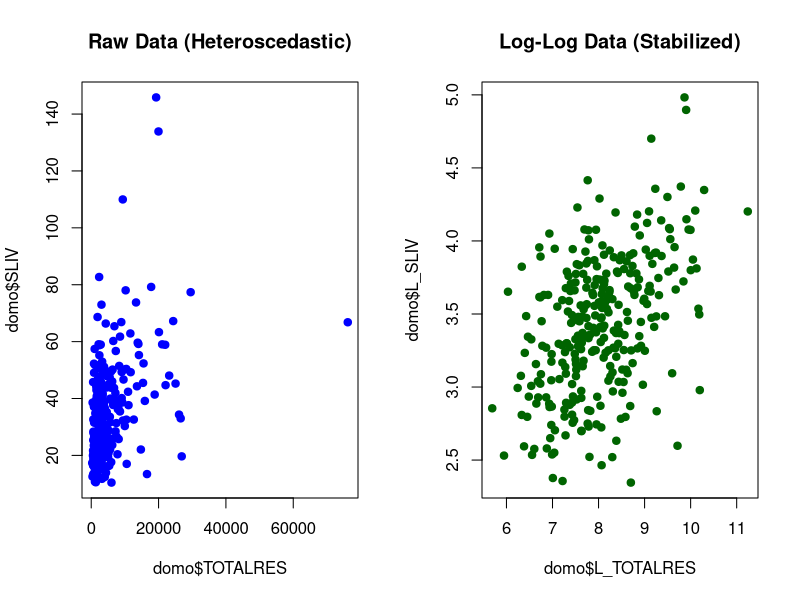

Source code (R):
# ==============================================================================
# Econometrics: Log-Log Transformation and Structural Breaks (Chow Test)
# ==============================================================================

# 1. Mocking Data (Normally this is read via read.table("house01.txt"))
# Y = SLIV (Living Area), X = TOTALRES (Total Resources), BATH = factor (1 or 2)
set.seed(123)
N <- 300
TOTALRES <- rlnorm(N, meanlog=8, sdlog=1)
BATH <- sample(c(1, 2), N, replace=TRUE)
# Creating structural difference based on BATH factor
SLIV <- ifelse(BATH == 1, 6.15 * TOTALRES^0.19, 5.67 * TOTALRES^0.22) * exp(rnorm(N, 0, 0.4))
domo <- data.frame(TOTALRES, SLIV, BATH)

# 2. Addressing Heteroscedasticity via Log-Log Transformation
# Initial raw data scatterplot shows severe right-skewness and heteroscedasticity
par(mfrow=c(1,2))
plot(domo$TOTALRES, domo$SLIV, main="Raw Data (Heteroscedastic)", pch=19, col="blue")

domo$L_TOTALRES <- log(domo$TOTALRES)
domo$L_SLIV <- log(domo$SLIV)

# Transformed data scatterplot
plot(domo$L_TOTALRES, domo$L_SLIV, main="Log-Log Data (Stabilized)", pch=19, col="darkgreen")
par(mfrow=c(1,1))

# 3. Chow Test for Structural Breaks
# Restricted Model (ignores BATH grouping)
res_restricted <- lm(L_SLIV ~ L_TOTALRES, data = domo)
RSS_r <- sum(res_restricted$residuals^2)

# Unrestricted Models (separate regressions for each BATH group)
res_bath1 <- lm(L_SLIV ~ L_TOTALRES, data = domo, subset = (BATH == 1))
res_bath2 <- lm(L_SLIV ~ L_TOTALRES, data = domo, subset = (BATH == 2))
RSS_u <- sum(res_bath1$residuals^2) + sum(res_bath2$residuals^2)

# F-Statistic Calculation
df1 <- 2               # Number of restrictions
df2 <- nrow(domo) - 4  # Degrees of freedom for denominator
F_stat <- ((RSS_r - RSS_u) / df1) / (RSS_u / df2)
p_value <- 1 - pf(F_stat, df1, df2)

cat("--- Chow Test Results ---\n")
cat("F-Statistic:", round(F_stat, 4), "\n")
cat("P-value:", signif(p_value, 5), "\n\n")

if(p_value < 0.05) {
  cat("Conclusion: Null hypothesis rejected. Structural break detected based on the BATH factor.\n")
}

# 4. Final Separate Models Summary
cat("\n--- Sub-group 1 (BATH=1) Summary ---\n")
print(summary(res_bath1)$coefficients)

cat("\n--- Sub-group 2 (BATH=2) Summary ---\n")
print(summary(res_bath2)$coefficients)
